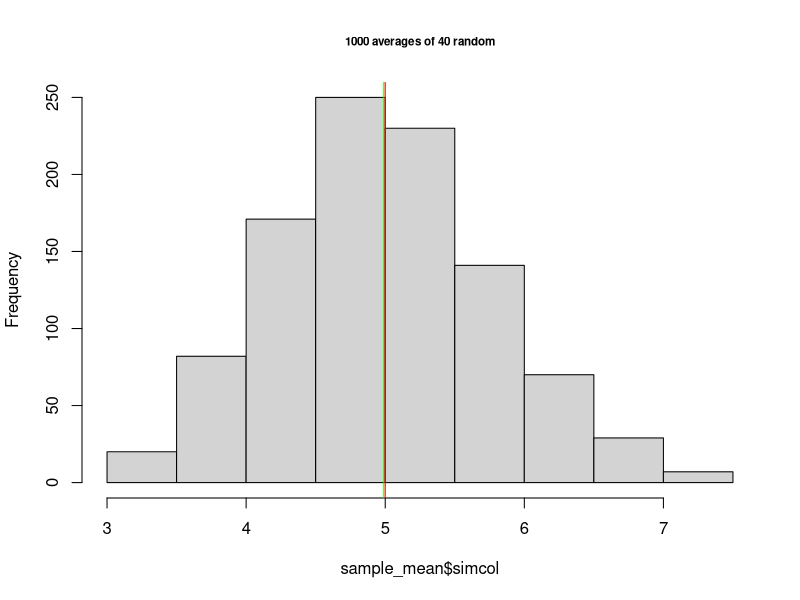
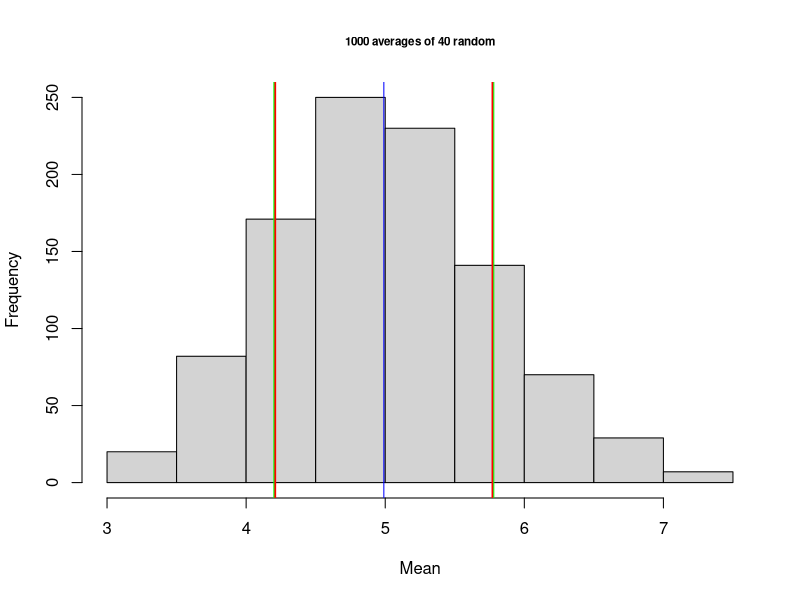

These charts were generated, in order, by the following R code: (Note: this script raises an error after producing the figures.)
## ---- chunk 1
knitr::opts_chunk$set(echo = TRUE)
require('knitr', quietly=TRUE)
## ---- chunk 2
getwd()
library(knitr)
library(markdown)
library(rmarkdown)
library(plyr)
library(stats)
library(ggplot2)
## ---- chunk 3
set.seed(1) ## reproducible results
lambda <- 0.2 # rate for simulations
n <- 40 # number of samples
simulations <- 1:1000 # suggested
meansd <- 1/0.2 # mean of exponential distribution
sdexp <- 1/0.2 # standard deviatin of exponential distribution
## ---- chunk 4
sample_mean <- data.frame(simcol=sapply(simulations, function(simcol) 
        {mean(rexp(n,lambda))}))
## ---- chunk 5
mean(sample_mean$simcol)
## ---- chunk 6
1/lambda
## ---- chunk 7
hist(sample_mean$simcol, main = "1000 averages of 40 random", cex.main=0.7)
abline(v=mean(sample_mean$simcol),col="green")
abline(v=1/lambda,col="red")
## ---- chunk 8
## sd of sample distribution
sd(sample_mean$simcol)
## sd of theoretical distribution
(1/lambda)/sqrt(40)
## ---- chunk 9
## Variance of sample distribution
var(sample_mean$simcol)
## Variance of theoretical distribution
((1/lambda)/sqrt(40))^2
## ---- chunk 10
hist(sample_mean$simcol, main = "1000 averages of 40 random", xlab = "Mean", cex.main=0.7)
abline(v=mean(sample_mean$simcol),col="blue")
## Standard Deviation
abline(v=mean(sample_mean$simcol)+ sd(sample_mean$simcol), col="red", lw=2)
abline(v=mean(sample_mean$simcol)- sd(sample_mean$simcol), col="red", lw=2)
## Theoretical SD
abline(v=mean(sample_mean$simcol)+sqrt(sdexp^2/n), col = "green")
abline(v=mean(sample_mean$simcol)-sqrt(sdexp^2/n), col = "green")
## ---- chunk 11
cat("Sample mean = ", s-mean, "  ", "Theoretical Distribution= ", center-dist)
